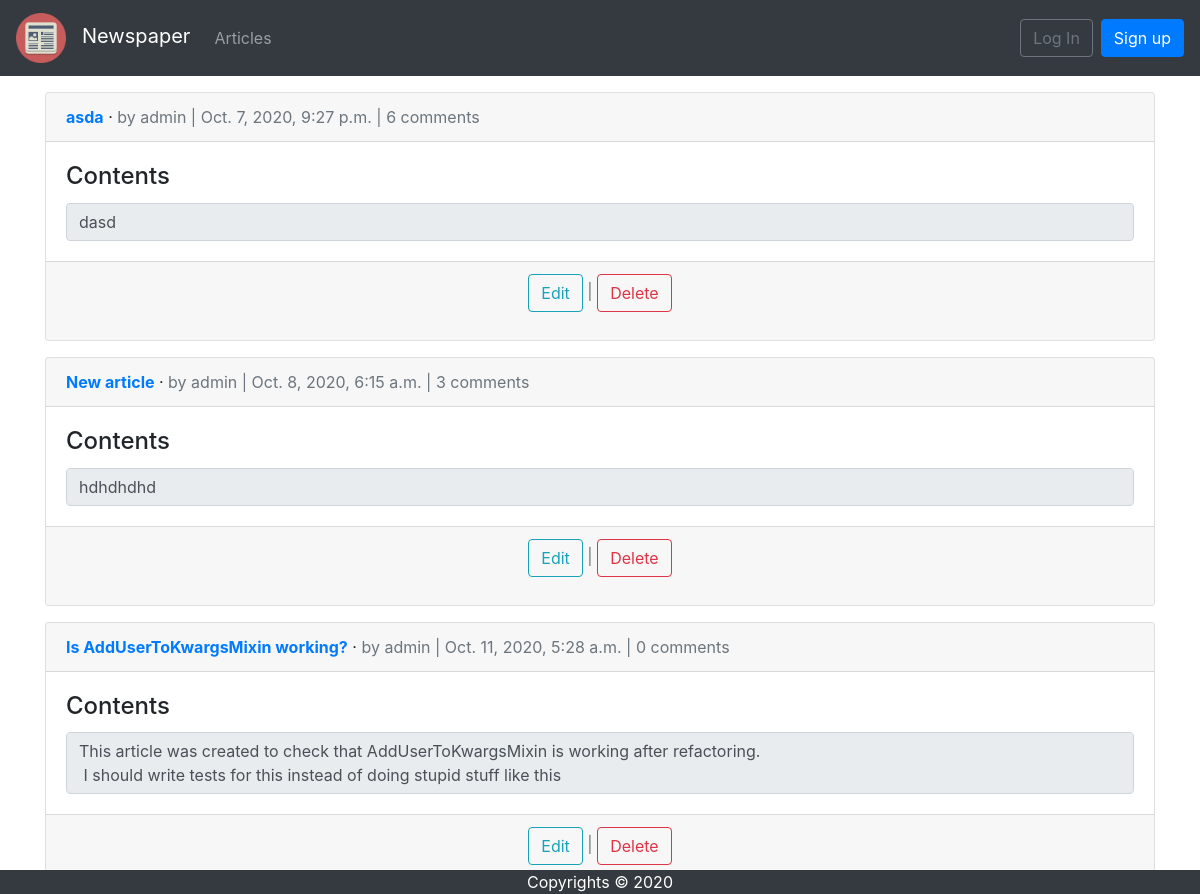
The page /articles/ on the database as committed earlier.
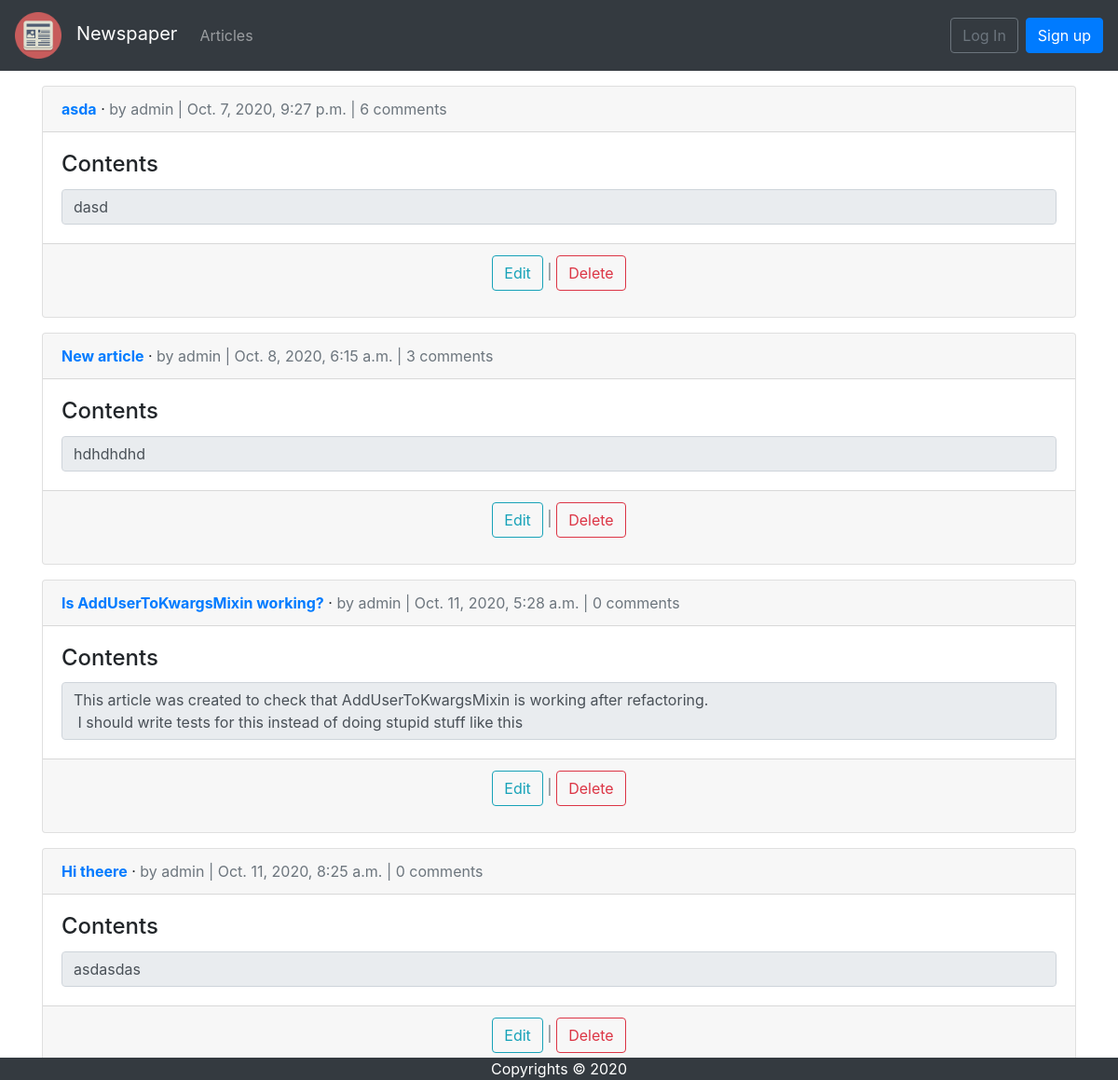
The same page on the database as committed later.
### articles/models.py (models this page shows, shortened)
class Article(models.Model):
    title = models.CharField(max_length=255)
    body = models.TextField()
    date = models.DateTimeField(auto_now_add=True)
    author = models.ForeignKey(
        to=get_user_model(),
        on_delete=models.CASCADE
    )
    likes = models.ManyToManyField(
        to=get_user_model(),
        related_name='liked_articles',
        blank=True,
        null=True,
    )
    def get_display_rows_count(self) -> int:
        return min(MAX_ROWS_FOR_ARTICLE, len(self.body.split('\n')))

### users/models.py (models this page shows)
class CustomUser(AbstractUser):
    age = models.PositiveIntegerField(null=True, blank=True)

### articles/views.py (the view)
# urls.py: path('', ArticleListView.as_view(), name='article_list'),
class ArticleListView(ListView):
    model = Article
    context_object_name = 'articles'
    template_name = 'article_list.html'

### templates/article_list.html (shortened to what this page needs)
{% extends 'base.html' %}
{% block content %}
    {% for article in articles %}
        <div class="card mt-3">
            <div class="card-header">
                <span class="font-weight-bold"><a href="{% url 'article_detail' article.pk %}">{{ article.title }}</a></span> &middot;
                <span class="text-muted"> by {{ article.author }} |
                    {{ article.date }} |
                    {{ article.comments.count }} comments</span>
            </div>
            <div class="card-body">
                <h4 class="card-title">Contents</h4>
                <textarea readonly rows="{{ article.get_display_rows_count }}" class="form-control card-text" style="resize: none;">{{ article.body }}</textarea>
            </div>
            <div class="card-footer text-center text-muted">
            <p><a class="btn btn-outline-info" href="{% url 'article_edit' article.pk %}">Edit</a> |
            <a class="btn btn-outline-danger" href="{% url 'article_delete' article.pk %}">Delete</a></p>
            </div>
        </div>
    {% endfor %}
{% endblock content %}

Rows that differ between the two databases and show on the page:
added Article: title "Hi theere", author "admin", date "Oct. 11, 2020, 8:25 a.m.", comments.count "0", get_display_rows_count "asdasdas"
